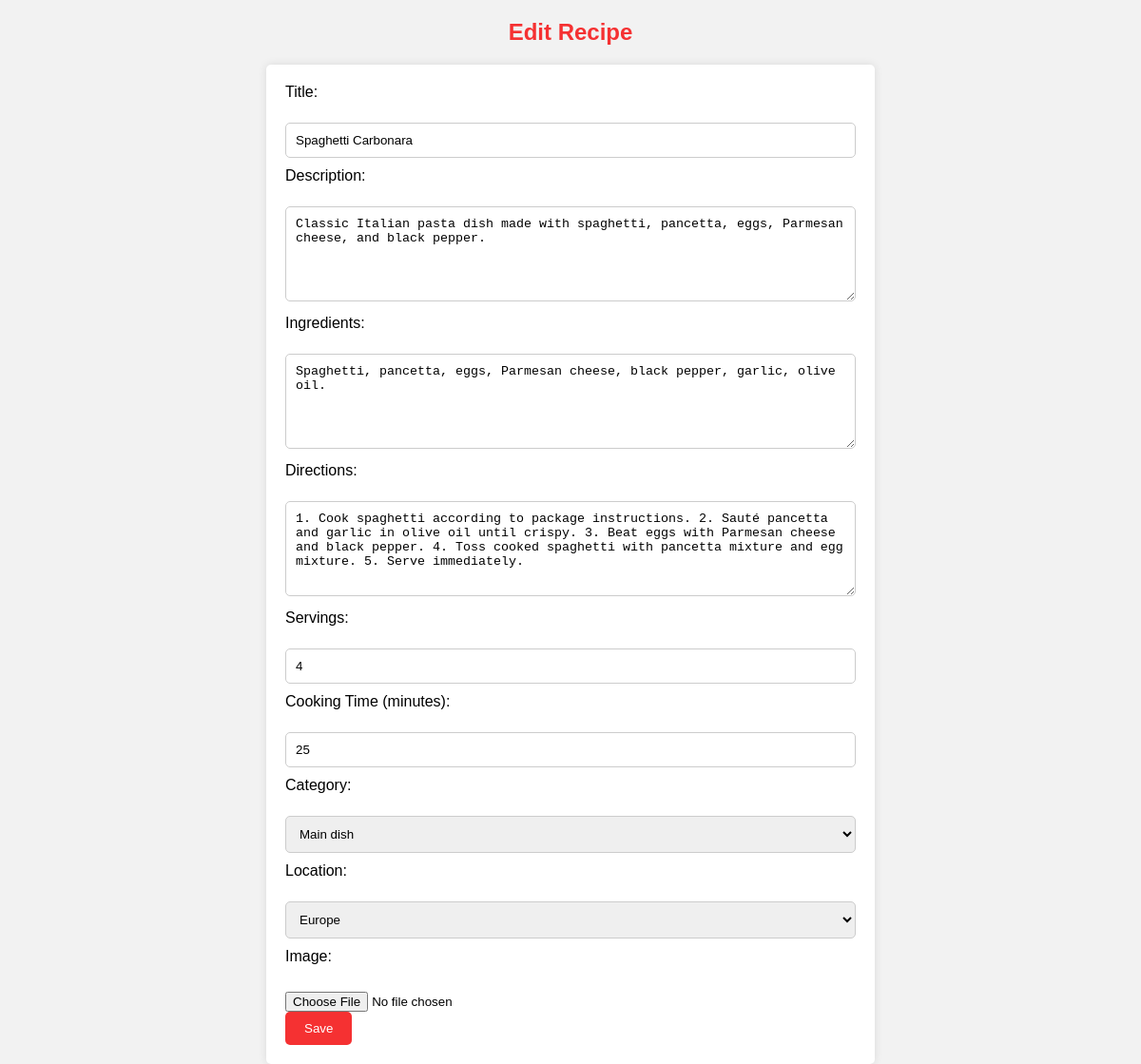
The app's page /edit_recipe.php?recipe_id=5 with its own data.
### tables this page shows
CREATE TABLE `recipes` (
  `recipe_id` int(11) NOT NULL,
  `user_id` int(11) DEFAULT NULL,
  `title` varchar(100) NOT NULL,
  `description` text,
  `ingredients` text,
  `directions` text,
  `servings` int(11) DEFAULT NULL,
  `cooking_time` int(11) DEFAULT NULL,
  `category` varchar(100) DEFAULT NULL,
  `location` varchar(100) DEFAULT NULL,
  `image_url` varchar(255) DEFAULT NULL
);

### edit_recipe.php (the view, shortened to what this page needs)
<?php
include 'database.php';
if ($_SERVER["REQUEST_METHOD"] == "POST") {
$recipe_id = $_POST['recipe_id'];
$title = $_POST['title'];
$description = $_POST['description'];
$ingredients = $_POST['ingredients'];
$directions = $_POST['directions'];
$servings = $_POST['servings'];
$cooking_time = $_POST['cooking_time'];
$category = $_POST['category'];
$location = $_POST['location'];
    if ($_FILES["image"]["size"] > 0) {
        $target_dir = "assets/images/";
        $target_file = $target_dir . basename($_FILES["image"]["name"]);
        $imageFileType = strtolower(pathinfo($target_file, PATHINFO_EXTENSION));
        $check = getimagesize($_FILES["image"]["tmp_name"]);
        if ($check === false) {
            echo "File is not an image.";
            exit();
        }
        if ($imageFileType != "jpg" && $imageFileType != "png" && $imageFileType != "jpeg" && $imageFileType != "gif") {
            echo "Sorry, only JPG, JPEG, PNG & GIF files are allowed.";
            exit();
        }
        if (!move_uploaded_file($_FILES["image"]["tmp_name"], $target_file)) {
            echo "Sorry, there was an error uploading your file.";
            exit();
        }
        $image_url = $target_file;
        $update_image_sql = "UPDATE recipes SET image_url = ? WHERE recipe_id = ?";
        $update_image_stmt = $mysqli->prepare($update_image_sql);
        $update_image_stmt->bind_param("si", $image_url, $recipe_id);
        if (!$update_image_stmt->execute()) {
            echo "Error updating image URL: " . $update_image_stmt->error;
            exit();
        }
    }
$update_recipe_sql = "UPDATE recipes
SET title = ?, description = ?, ingredients = ?, directions = ?, servings = ?, cooking_time = ?, category = ?, location = ?
WHERE recipe_id = ?";
$stmt = $mysqli->prepare($update_recipe_sql);
$stmt->bind_param("ssssiiisi", $title, $description, $ingredients, $directions, $servings, $cooking_time, $category, $location, $recipe_id);
if ($stmt->execute()) {
    $_SESSION['success_message'] = "Recipe updated successfully.";
    header("Location: manage_recipes.php");
    exit();
} else {
    $_SESSION['error_message'] = "Error updating recipe: " . $stmt->error;
    header("Location: manage_recipes.php");
    exit();
}
    $stmt->close();
    $mysqli->close();
} else {
    if (isset($_GET['recipe_id'])) {
        $recipe_id = $_GET['recipe_id'];
        $select_recipe_sql = "SELECT * FROM recipes WHERE recipe_id = ?";
        $select_recipe_stmt = $mysqli->prepare($select_recipe_sql);
        $select_recipe_stmt->bind_param("i", $recipe_id);
        $select_recipe_stmt->execute();
        $result = $select_recipe_stmt->get_result();
        $recipe = $result->fetch_assoc();
    } else {
        echo "Recipe ID not provided.";
        exit();
    }
}
?>
<!DOCTYPE html>
<html lang="en">
<head>
</head>
<body>
    <h2>Edit Recipe</h2>
    <form action="<?php echo htmlspecialchars($_SERVER["PHP_SELF"]); ?>" method="post" enctype="multipart/form-data">
        <label for="title">Title:</label><br>
        <input type="text" id="title" name="title" value="<?php echo $recipe['title']; ?>" required><br>
        <label for="description">Description:</label><br>
        <textarea id="description" name="description" rows="4" required><?php echo $recipe['description']; ?></textarea><br>
        <label for="ingredients">Ingredients:</label><br>
        <textarea id="ingredients" name="ingredients" rows="4" required><?php echo $recipe['ingredients']; ?></textarea><br>
        <label for="directions">Directions:</label><br>
        <textarea id="directions" name="directions" rows="4" required><?php echo $recipe['directions']; ?></textarea><br>
        <label for="servings">Servings:</label><br>
        <input type="number" id="servings" name="servings" value="<?php echo $recipe['servings']; ?>" required><br>
        <label for="cooking_time">Cooking Time (minutes):</label><br>
        <input type="number" id="cooking_time" name="cooking_time" value="<?php echo $recipe['cooking_time']; ?>" required><br>
        <label for="category">Category:</label><br>
        <select id="category" name="category" required>
            <option value="Main dish" <?php if ($recipe['category'] == 'Main dish') echo 'selected'; ?>>Main dish</option>
        </select><br>
        <label for="location">Location:</label><br>
        <select id="location" name="location" required>
            <option value="Europe" <?php if ($recipe['location'] == 'Europe') echo 'selected'; ?>>Europe</option>
        </select><br>
        <label for="image">Image:</label><br>
        <input type="file" id="image" name="image" accept="image/*"><br>
        <input type="submit" value="Save">
    </form>
</body>
</html>

### edit_recipe.php (style rules this page uses)
body { font-family: Arial, sans-serif; background-color: #f2f2f2; margin: 0; padding: 0; }
h2 { text-align: center; color: #f53132; margin-top: 20px; }
form { max-width: 600px; margin: 0 auto; padding: 20px; background-color: #fff; border-radius: 5px; box-shadow: 0 0 10px rgba(0, 0, 0, 0.1); }
label { display: block; margin-bottom: 5px; }
input[type="text"], input[type="number"], select, textarea { width: 100%; padding: 10px; margin-bottom: 10px; border: 1px solid #ccc; border-radius: 5px; box-sizing: border-box; }
textarea { height: 100px; resize: vertical; }
input[type="file"] { margin-top: 5px; }
input[type="submit"] { padding: 10px 20px; background-color: #f53132; border: none; border-radius: 5px; color: #fff; cursor: pointer; }

### records on screen
recipes: title "Spaghetti Carbonara", description "Classic Italian pasta dish made with spaghetti, pancetta, eggs, Parmesan cheese, and black pepper.", ingredients "Spaghetti, pancetta, eggs, Parmesan cheese, black pepper, garlic, olive oil.", directions "1. Cook spaghetti according to package instructions. 2. Sauté pancetta and garlic in olive oil until crispy. 3. Beat eggs with Parmesan cheese and black pepper. 4. Toss cooked spaghetti with pancetta mixture and egg mixture. 5. Serve immediately.", servings "4", cooking_time "25", category "Main dish", location "Europe"
